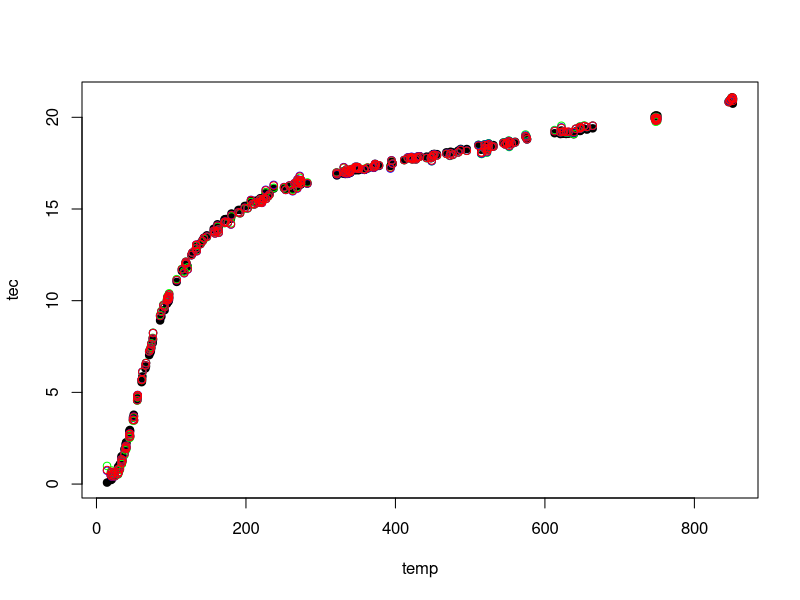

The R source for this figure:

therm <- read.csv("thermal.csv", header=T)


fit_rational_nls <- function(y=1,x=2,p=2,q=2, data){
  data_temp <- cbind(data[1:(1+p+q),y],data[1:(1+p+q),x])
  colnames(data_temp) <- c("y","x")
  matrix_temp <- as.matrix(rep(1,(1+p+q)))
  names_temp <- c("alpha0")
  y_name <- colnames(data[y])
  #print(y_name)
  x_name <- colnames(data[x])
  #print(x_name)
  formula_temp <- paste(y_name,"~alpha0",sep = "")
  for (i in 1:p) {
    matrix_temp <- cbind(matrix_temp,data_temp[,2]^i)
    names_temp <- append(names_temp,paste("alpha",i,sep = ""))
    formula_temp <- paste(formula_temp,"+alpha",i,"*",x_name,"^",i,sep="")
  }
  for (i in 1:q) {
    matrix_temp <- cbind(matrix_temp,-data_temp[,1]*data_temp[,2]^i)
    names_temp <- append(names_temp,paste("beta",i,sep = ""))
    formula_temp <- paste(formula_temp,"-beta",i,"*",y_name,"*",x_name,"^",i,sep="")
  }
  #print(matrix_temp)
  startval <- solve(matrix_temp,data_temp[,1])
  names(startval) <-names_temp
  #print(startval)
  #print(formula_temp)
  formula_temp <- as.formula(formula_temp)
  #print(formula_temp)
   nls_temp <- nls(formula_temp
                  , data=data
                  , start = startval)
  return(nls_temp)
}
fit1 <- fit_rational_nls(data=therm)
summary(fit1)
fit2 <- fit_rational_nls(y="tec",x="temp",data=therm,p=2,q=2)
summary(fit2)

kk <- 1
AIC <- rep(NA,25)
BIC <- rep(NA,25)
name_round <- rep(NA,25)
for (k in 1:100) {
  for (j in 1:100) {
    name_round[kk] <- paste(k,j)
    #print(name_round[kk])
    try(fit2 <- fit_rational_nls(y="tec",x="temp",data=therm,p=k,q=j),silent = TRUE)
    #if((k==3 &j==5)|(k==4 &j==4)|(k==5 &j==5)){print("noGo")}
    #else{fit2 <- fit_rational_nls(y="tec",x="temp",data=therm,p=k,q=j)
    AIC[kk] <- AIC(fit2)
    BIC[kk] <- BIC(fit2)
    #print(BIC(fit2))
    #}
    kk <- kk+1
  }
  
}
paste("AIC siger",name_round[min(which(min(AIC, na.rm = TRUE)==AIC))])
paste("BIC siger",name_round[min(which(min(BIC, na.rm = TRUE)==BIC))])

fit3 <- fit_rational_nls(y="tec",x="temp",data=therm,p=2,q=6)
fit4 <- fit_rational_nls(y="tec",x="temp",data=therm,p=3,q=6)
plot(therm,pch = 19,col="black")
points(therm$temp,residuals(fit2)+therm$tec,col="green")
points(therm$temp,residuals(fit3)+therm$tec,col="blue")
points(therm$temp,residuals(fit4)+therm$tec,col="red")